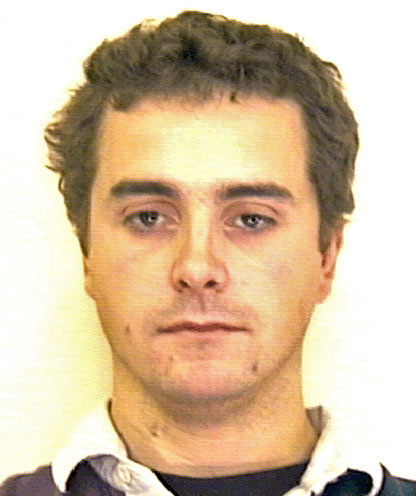
//> input picture images/s1/amellanby1.jpg, 416 x 496 px
$ ./extractfaces ../images/s1/amellanby1.jpg out.png   (built with g++ and OpenCV 4)
//> lines starting //> are read from the running program, lines starting //| are printed output that depends on the picture
#include <opencv2/opencv.hpp>
#include <iostream>
#include <string>

int main(int argc, char** argv) {
	cv::Mat image;
	std::vector<cv::Rect> faces;

    image = cv::imread(argv[1], CV_LOAD_IMAGE_COLOR);
//> image is the input picture: 496 rows x 416 cols, CV_8UC3; mean B, G, R 163.2, 191.3, 213.1
    if(! image.data ) {
        std::cout <<  "Could not open or find the image" << std::endl ;
        return -1;
    }

    std::string face_cascade_name = "../cascade/lbpcascade_frontalface.xml";
	cv::CascadeClassifier face_cascade;
	if(!face_cascade.load(face_cascade_name)) {
		std::cerr << "Unable to load cascade classifier" << std::endl;
		return -1;
	}
    face_cascade.detectMultiScale(image, faces, 1.1, 5, 0, cv::Size(24, 24));
//> faces = 1 Rect (x, y, width, height): [54, 100, 298, 298]

    int i = faces.size() - 1;
//> i = 0
    cv::imwrite(argv[2], image(faces[i]));
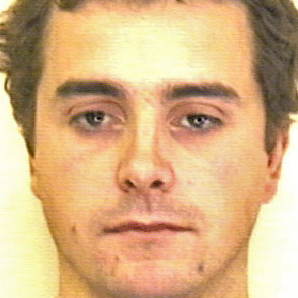
//> saved as out.png: 298 rows x 298 cols, CV_8UC3; mean B, G, R 131.8, 177.3, 214.9

    return 0;
}

$ run again, on images/s1/amellanby11.jpg
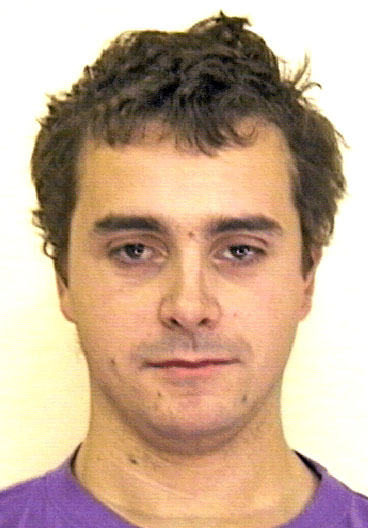
//> input picture images/s1/amellanby11.jpg, 368 x 528 px
//> image is the input picture: 528 rows x 368 cols, CV_8UC3; mean B, G, R 149, 172.7, 200.8
//> faces = 1 Rect (x, y, width, height): [46, 139, 285, 285]
//> i = 0
//> `cv::imwrite(argv[2], image(faces[i]));`:
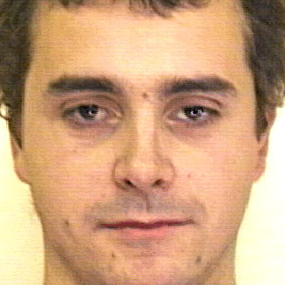
//> saved as out.png: 285 rows x 285 cols, CV_8UC3; mean B, G, R 125.8, 162, 204.9

$ run again, on images/s1/amellanby13.jpg
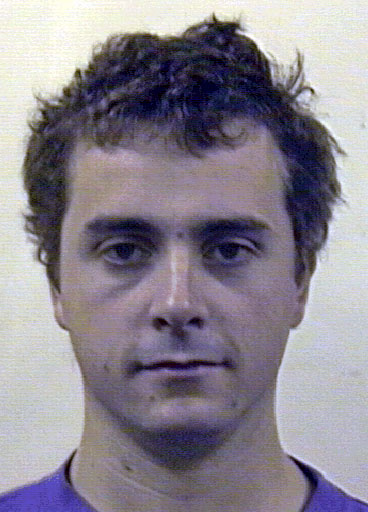
//> input picture images/s1/amellanby13.jpg, 368 x 512 px
//> image is the input picture: 512 rows x 368 cols, CV_8UC3; mean B, G, R 144.5, 133.9, 140
//> faces = 1 Rect (x, y, width, height): [29, 133, 301, 301]
//> i = 0
//> `cv::imwrite(argv[2], image(faces[i]));`:
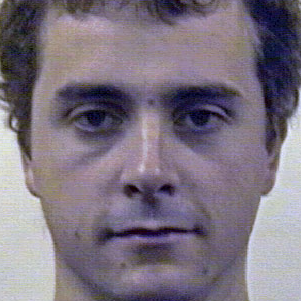
//> saved as out.png: 301 rows x 301 cols, CV_8UC3; mean B, G, R 127.9, 114.7, 124
